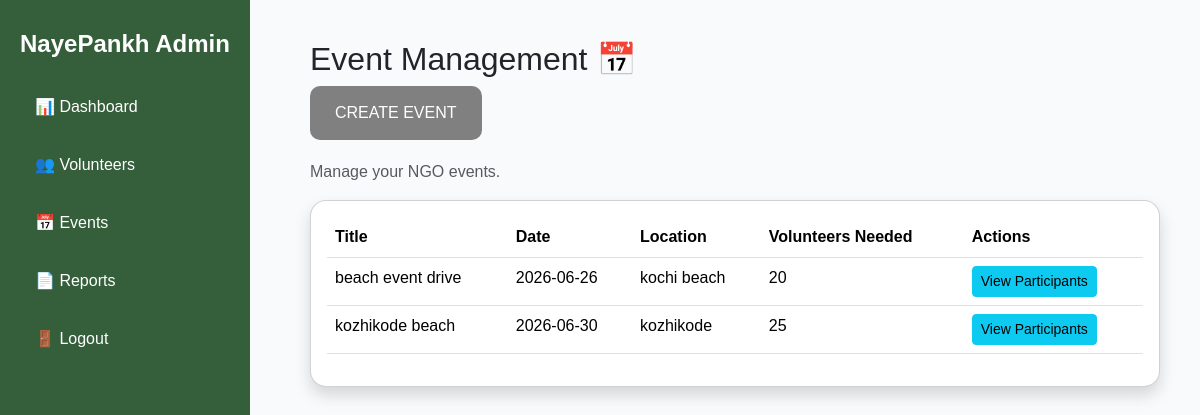
The app's page /admin/events.php (signed in) with its own data.
### tables this page shows
CREATE TABLE `events` (
  `event_id` int(11) NOT NULL,
  `title` varchar(255) NOT NULL,
  `description` text DEFAULT NULL,
  `event_date` date NOT NULL,
  `location` varchar(255) DEFAULT NULL,
  `required_volunteers` int(11) DEFAULT 0,
  `created_at` timestamp NOT NULL DEFAULT current_timestamp()
);

### admin/events.php (the view, shortened to what this page needs)
<?php
include '../config/db.php';
$result = mysqli_query(
    $conn,
    "SELECT * FROM events ORDER BY event_date ASC"
);
?>
<!DOCTYPE html>
<html>
<head>
    <link href="https://cdn.jsdelivr.net/npm/bootstrap@5.3.3/dist/css/bootstrap.min.css"
          rel="stylesheet">
    <link rel="stylesheet"
          href="../assets/css/style.css">
</head>
<body>
<?php include '../includes/admin_sidebar.php'; ?>
<div class="admin-content">
    <h2>Event Management 📅</h2>
    <a href="add_event.php"
   style="background:grey;
          color:white;
          padding:15px 25px;
          border-radius:10px;
          text-decoration:none;
          display:inline-block;
          margin-bottom:20px;">
     CREATE EVENT
</a>
    <p class="text-muted">
    Manage your NGO events.
</p>
    <div class="card shadow rounded-4">
        <div class="card-body">
            <table class="table table-hover">
                <thead>
                    <tr>
                        <th>Title</th>
                        <th>Date</th>
                        <th>Location</th>
                        <th>Volunteers Needed</th>
<th>Actions</th>
                    </tr>
                </thead>
                <tbody>
                <?php while($row = mysqli_fetch_assoc($result)) { ?>
                    <tr>
                        <td>
                            <?php echo htmlspecialchars($row['title']); ?>
                        </td>
                        <td>
                            <?php echo $row['event_date']; ?>
                        </td>
                        <td>
                            <?php echo htmlspecialchars($row['location']); ?>
                        </td>
                        <td>
    <?php echo $row['required_volunteers']; ?>
</td>
<td>
    <a href="view_participants.php?id=<?php echo $row['event_id']; ?>"
       class="btn btn-sm btn-info">
        View Participants
    </a>
</td>
                    </tr>
                <?php } ?>
                </tbody>
            </table>
        </div>
    </div>
</div>
</body>
</html>

### assets/css/style.css (style rules this page uses)
body { font-family: 'Poppins', sans-serif; background-color: #F8FAFC; }
.admin-content { margin-left: 270px; padding: 40px; }

### records on screen
events: title "beach event drive", event_date "2026-06-26", location "kochi beach", required_volunteers "20"
events: title "kozhikode beach", event_date "2026-06-30", location "kozhikode", required_volunteers "25"
